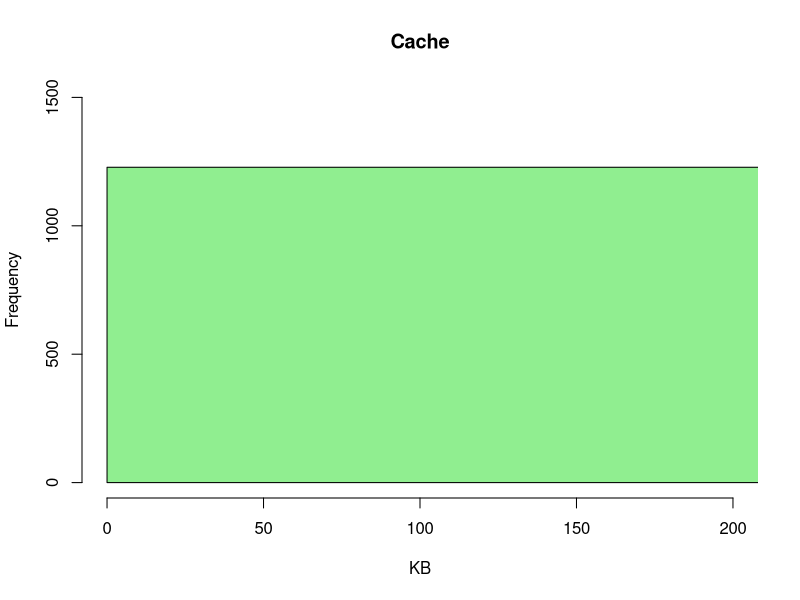
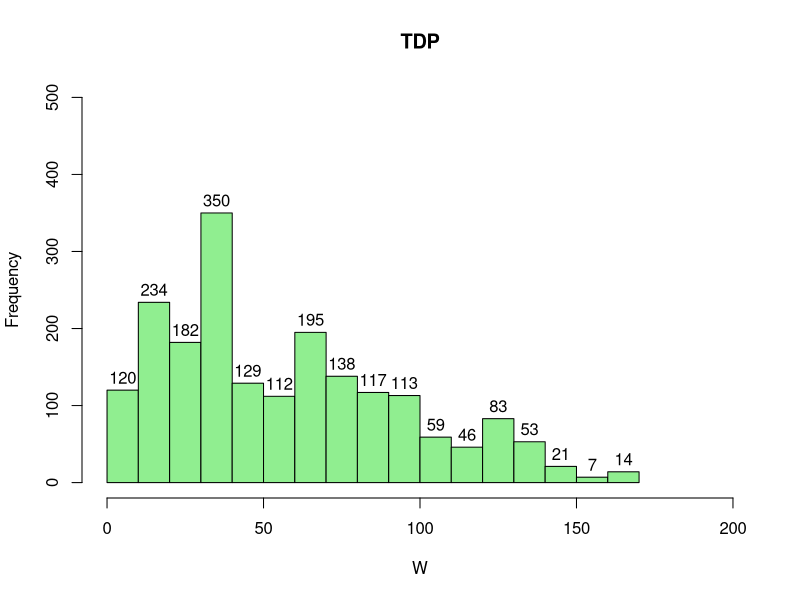
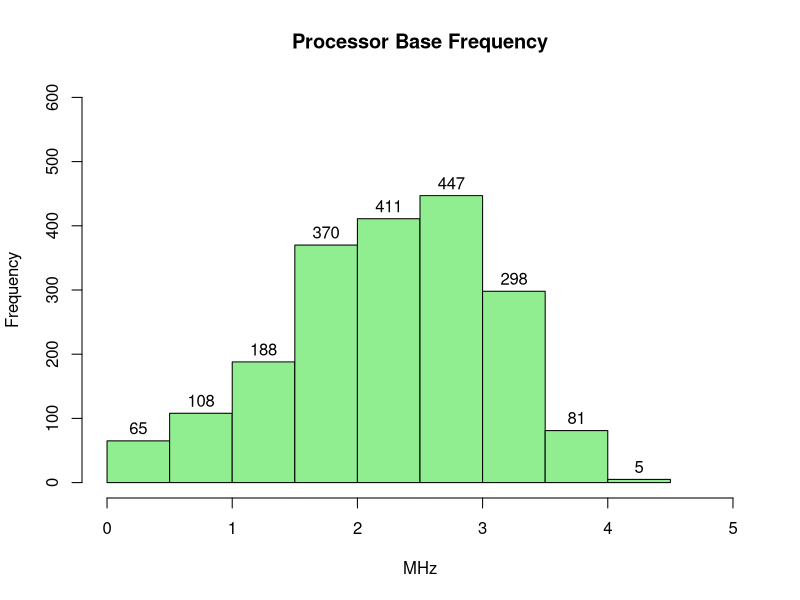
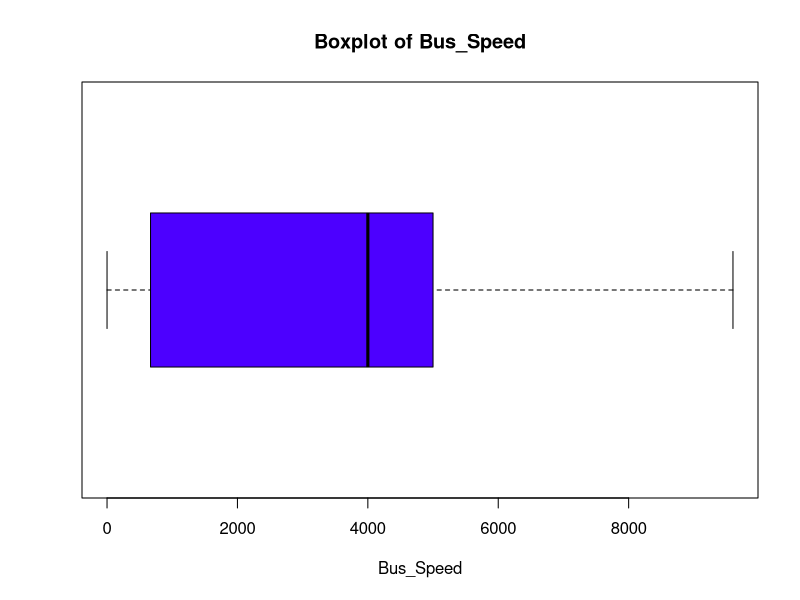
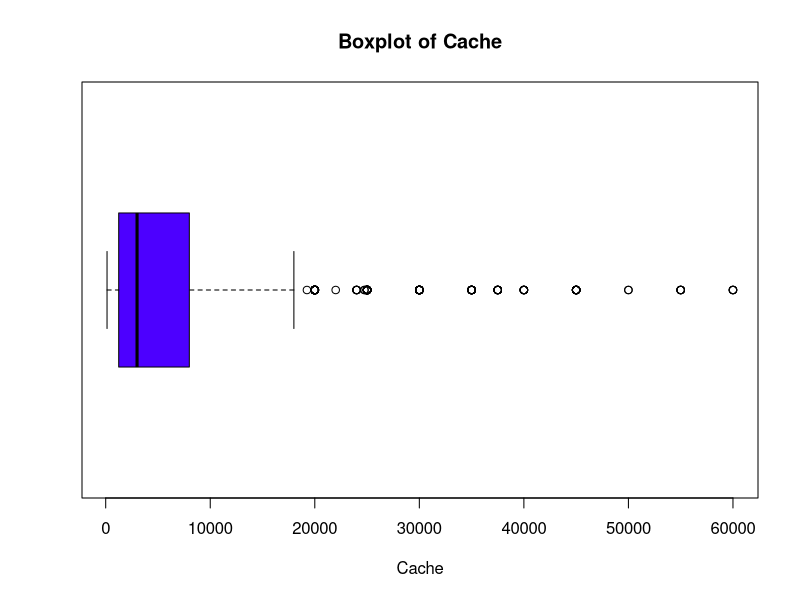
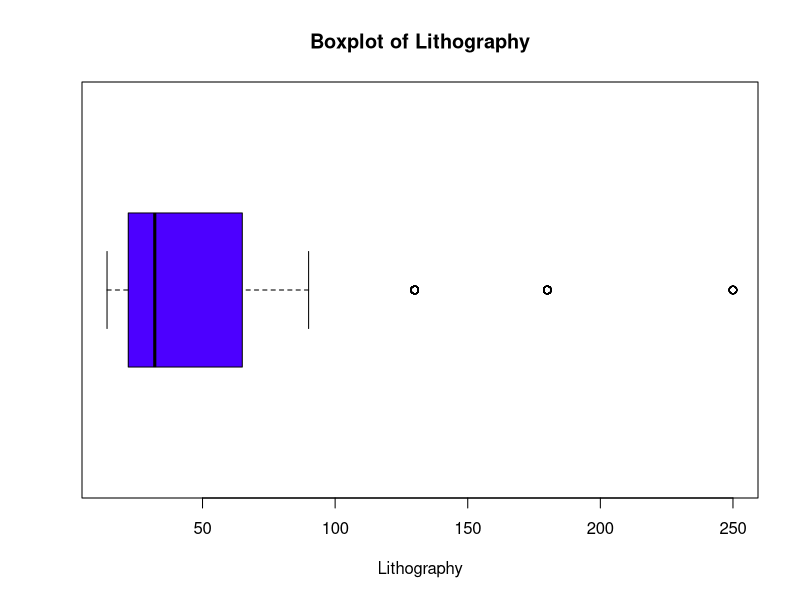
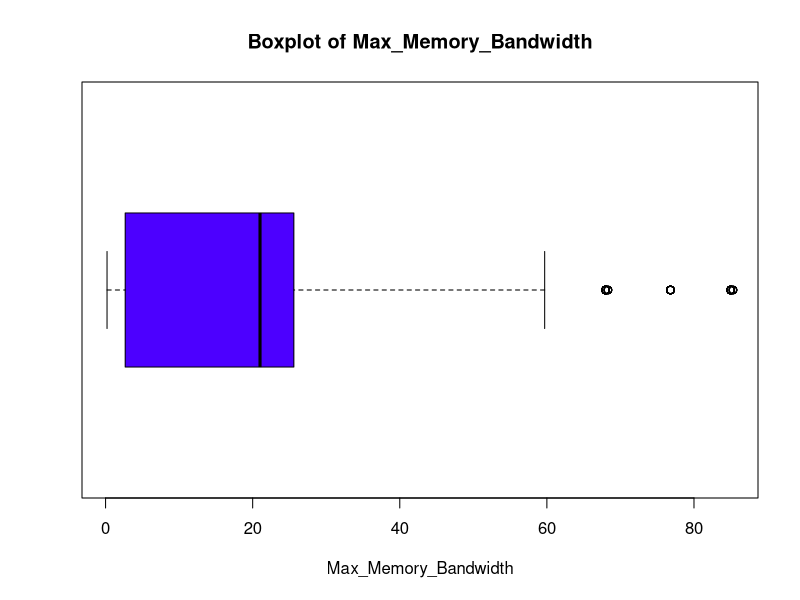
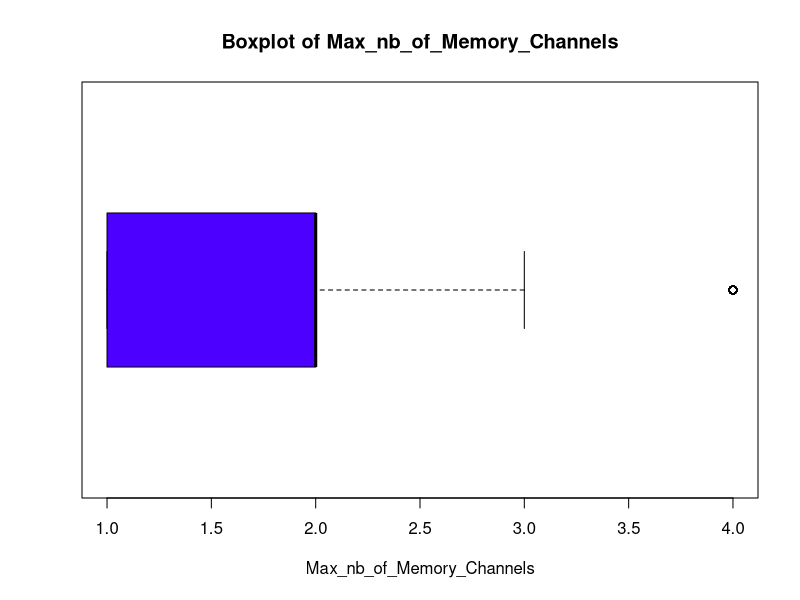

Reproduce these figures in R, in order. (Note: this script raises an error after producing the figures.)
# INSTALL PACKAGE
# install.packages("tidyr")
# install.packages("dplyr")
# install.packages("stringr")
# install.packages("statip")
# install.packages("ggplot2")
# install.packages("grid")
# install.packages("gridBase")
# install.packages("corrplot")
# install.packages("ggpubr")
# install.packages("zoo")
# install.packages("car")

# ---------------------------
# Includes
library(tidyr)
library(stringr)
library(dplyr)
library(statip)
library(ggplot2)
library(grid)
library(gridBase)
library(corrplot)
library(ggpubr)
library(zoo)
library(car)


# ---------------------------
# User Function
# ---------------------------
### CLEAN FUNCTIONS ###
# Brief: Remove "empty" rows from the table
# Arguments: data - table data; column_names - working column
# e.g: new_data <- CleanData_rm(new_data, Product_Collection)
CleanData_rm <- function(data, column_name) {
  data %>% filter( # Loc tat ca cac dong thoa man dieu kien
    # {{ vec }} acts as a placeholder
    # for any column name as arg
    !is.na({{ column_name }}) &
      {{ column_name }} != "N/A" &
      {{ column_name }} != ""
  )
}
# Brief: Fill the missing values by average values
# Arguments: data - table data; column_name - working column
# e.g: new_data <- CleanData_f_avr(new_data, Product_Collection)
CleanData_f_avr <- function(data, column_name) {
  data %>%
    mutate({{ column_name }} := ifelse(
      {{ column_name }} %in% c(NA, "N/A", ""),
      # na.rm: Skip the NA value in column_name
      {{ column_name }} %>%
        get_num() %>%
        mean(na.rm = TRUE),
      # else do nothing
      {{ column_name }}
    ))
}
# Brief: Fill the missing values by same Sample_Vector name
# Arguments: data - table data; column_names - working column;
#             sample_column_name - column to fill based on same value
# e.g: new_data <- CleanData_f_name(new_data, Cache, Product_Collection)
CleanData_f_name <- function(data, column_name, sample_column_name) {
  data %>%
    # groups the data frame by the sample column.
    group_by({{ sample_column_name }}) %>%
    mutate({{ column_name }} := ifelse(
      {{ column_name }} %in% c(NA, "N/A", ""),
      # Replace NA values with the first non-NA value from
      # the sample column.
      first({{ column_name }}[
        !is.na({{ column_name }}) &
          {{ column_name }} != "N/A" &
          {{ column_name }} != ""
      ]),
      # else just keep its value
      {{ column_name }}
    )) %>%
    ungroup()
}
# Brief: Fill the missing values by average of Sample_Vector name
# Arguments: data - table data; column_names - working column;
#             sample_column_name - column to fill based on same value
# e.g: new_data <- CleanData_f_name_avr(new_data, Cache, Product_Collection)
CleanData_f_name_avr <- function(data, column_name, sample_column_name) {
  data %>%
    # groups the data frame by the sample column.
    group_by({{ sample_column_name }}) %>%
    mutate({{ column_name }} := ifelse(
      {{ column_name }} %in% c(NA, "N/A", ""),
      # Replace NA values with the first non-NA value from
      # the sample column.
      {{ column_name }} %>%
        get_num() %>%
        mean(na.rm = TRUE),
      # else just keep its value
      {{ column_name }}
    )) %>%
    ungroup()
}
#-----------------
# Brief: Fill the missing values by the most repeated value
#         of Sample_Vector name
# Arguments: data - table data; column_names - working column;
#             sample_column_name - column to fill based on same value
# e.g: new_data <- CleanData_f_name_mod(new_data, Cache, Product_Collection)
CleanData_f_name_mod <- function(data, column_name, sample_column_name) {
  data %>%
    # groups the data frame by the sample column.
    group_by({{ sample_column_name }}) %>%
    mutate({{ column_name }} := ifelse(
      {{ column_name }} %in% c(NA, "N/A", ""),
      {{ column_name }} %>%
        get_num() %>%
        mfv1(na_rm = TRUE),
      {{ column_name }}
    )) %>%
    ungroup()
}
#-----------------
### OUTLIER ###
# Define: an outlier if it is 1.5 times the interquartile range greater than the
# third quartile (Q3) or 1.5 times the interquartile range less than the first
# quartile (Q1).
# Brief: Find the outlier of the data
# Arguments: data - data table
#             column_name - access data column name
# e.g: outlier_cache <- outlier_finder(new_data, Cache)
outlier_finder <- function(data, column_name) {
  # Convert into a string
  column_name <- deparse(substitute(column_name))
  # Calc quartile values
  q1 <- quantile(data[[column_name]], 0.25, na.rm = TRUE)
  q3 <- quantile(data[[column_name]], 0.75, na.rm = TRUE)
  iqr <- q3 - q1
  data %>%
    subset(
      data[[column_name]] < (q1 - 1.5 * iqr) |
        data[[column_name]] > (q3 + 1.5 * iqr)
    )
}
outlier_rm <- function(data, column_name) {
  # Convert into a string
  column_name <- deparse(substitute(column_name))
  # Calc quartile values
  q1 <- quantile(data[[column_name]], 0.25, na.rm = TRUE)
  q3 <- quantile(data[[column_name]], 0.75, na.rm = TRUE)
  iqr <- q3 - q1
  data %>%
    subset(
      data[[column_name]] >= (q1 - 1.5 * iqr) &
        data[[column_name]] <= (q3 + 1.5 * iqr)
    )
}
### CONVERT FUNCTIONS ###
# Brief: Convert data into number
# Arguments: x - data to convert
# e.g: new_data$col_to_convert <- sapply(new_data$col_to_convert, get_num)
get_num <- function(x) {
  x %>%
    str_extract("[\\d]*[.]?[\\d]+") %>% # Get the first number
    as.numeric(na.rm = TRUE) # covert into number
}
#-----------------
# Brief: Convert data into same unit (Mega)
# Arguments: x - data to convert
# e.g: new_data$col_to_convert <- sapply(new_data$col_to_convert, unit_to_M )
unit_to_M <- function(x) {
  # Check if the input is numeric (why do you use this function)
  if (is.numeric(x)) {
    return(x)
  }
  num <- get_num(x)
  # Determine the conversion factor based on the unit
  unit <- x %>%
    gsub("[0-9. ]", "", .) %>% # remove all number digits
    substr(1, 1) %>% # get the first letter
    toupper() # uppercase the unit
  fac <- switch(unit,
    K = 1 / 1000, # kHz to MHz
    M = 1, # MHz to MHz
    G = 1000, # GHz to MHz
    T = 1000000, # THz to MHz
    1 # Default: MHz
  )
  return(num * fac)
}
SizeMemory <- function(x) {
  if (is.numeric(x)) {
    return(x)
  } else if (grepl("K", x)) {
    y <- 0.000001
  } else if (grepl("M", x)) {
    y <- 0.001
  } else if (grepl("G", x)) {
    y <- 1
  } else if (grepl("T", x)) {
    y <- 1000
  } else {
    y <- 1
  }
  return(y * get_num(x))
}
CacheMapper <- function(x) {
  if (is.numeric(x)) {
    return(x)
  } else if (grepl("K", x)) {
    y <- 1
  } else if (grepl("M", x)) {
    y <- 1000
  } else if (grepl("G", x)) {
    y <- 1000000
  } else if (grepl("T", x)) {
    y <- 1000000000
  } else {
    y <- 1
  }
  return(y * get_num(x))
}
#-----------------
#################################
#       Data Pre-processing
#################################
# ---------------------------
# Read data
data <- read.csv("Data/Intel_CPUs.csv")
# ---------------------------
# Extract data
new_data <- data[, c(
  "Product_Collection",
  "Vertical_Segment",
  "Launch_Date",
  "Bus_Speed",
  "Cache",
  "Lithography",
  "Max_Memory_Bandwidth",
  "Max_nb_of_Memory_Channels",
  "Max_Memory_Size",
  "nb_of_Cores",
  "Processor_Base_Frequency",
  "Recommended_Customer_Price",
  "TDP",
  "DirectX_Support",
  "PCI_Express_Revision"
)]
str(new_data)
# ---------------------------
check_missing_data <- function(data) {
  # check NA values
  na_check <- is.na(data)
  # check NULL values
  null_check <- sapply(data, is.null)
  # check empty string or "N/A"
  empty_na_check <- sapply(data, function(x) x == "" | x == "N/A")

  # combine all
  missing_data_check <- na_check | null_check | empty_na_check

  return(sum(missing_data_check))
}

### PROCESSING MISSING DATA ###
# Count missing data on new data label
missing_data <- new_data %>%
  sapply(
    function(x) {
      sum(
        x %>% is.na() | x %>% sapply(is.null) |
          x %>% sapply(function(x) (x == "" | x == "N/A"))
      )
    }
  ) %>%
  print()
# Count missing data frequency
missing_data_frequency <- missing_data %>%
  `/`(nrow(new_data)) %>%
  print()
# ---------------------------
### Product_Collection ###
new_data$Product_Collection <- gsub("[^a-zA-Z0-9/// ]", "",
  new_data$Product_Collection,
  ignore.case = TRUE
)
new_data <- CleanData_rm(new_data, Product_Collection)
# ---------------------------
### Launch_Date ###
years <- as.numeric(gsub("[^0-9]", "", new_data$Launch_Date)) %% 100
quart <- get_num(new_data$Launch_Date)
new_data$Launch_Date <- ifelse(years <= 22, years + 2000, years + 1900) + (quart - 1) / 4
new_data <- CleanData_f_name_mod(new_data, Launch_Date, Product_Collection)
new_data <- CleanData_rm(new_data, Launch_Date)

### Bus_Speed ###
# UNIT: MHz
# Transfer per second to MHz
tmp <- separate(new_data,
  col = Bus_Speed,
  into = c("Bus_Speed", "Speed_Unit", "Bus_Type"),
  sep = " ",
  fill = "right"
)
new_data$Bus_Speed <- sapply(new_data$Bus_Speed, unit_to_M)
new_data <- new_data %>%
  CleanData_f_name_mod(Bus_Speed, Product_Collection)

new_data$Max_nb_of_Memory_Channels <- ifelse(tmp$Bus_Type == "FSB",
  1,
  new_data$Max_nb_of_Memory_Channels
)
new_data$Max_Memory_Bandwidth <- ifelse(tmp$Bus_Type == "FSB",
  new_data$Bus_Speed * 4 / 1000,
  new_data$Max_Memory_Bandwidth
)
rm(tmp)
new_data <- CleanData_rm(new_data, Bus_Speed)

# ---------------------------
### Max_nb_of_Memory_Channels ###
# UNIT: None
new_data <- new_data %>%
  mutate(
    Max_nb_of_Memory_Channels = sapply(Max_nb_of_Memory_Channels, get_num)
  ) %>%
  CleanData_f_name_mod(Max_nb_of_Memory_Channels, Product_Collection) %>%
  CleanData_rm(Max_nb_of_Memory_Channels)
# ---------------------------
### Max Memory Bandwidth ###
# UNIT: GB/s
new_data <- new_data %>%
  mutate(
    Max_Memory_Bandwidth = sapply(Max_Memory_Bandwidth, get_num)
  ) %>%
  CleanData_f_name_mod(Max_Memory_Bandwidth, Product_Collection) %>%
  CleanData_rm(Max_Memory_Bandwidth)
# ---------------------------
### Cache ###
# UNIT: KB
# Transfer per second to KB
new_data$Cache <- sapply(new_data$Cache, CacheMapper)
new_data <- CleanData_f_name_avr(new_data, Cache, Product_Collection)
new_data <- CleanData_rm(new_data, Cache)
# ---------------------------
### Max_Memory_Size ###
# UNIT: GB
# Transfer per second to GB
new_data$Max_Memory_Size <- sapply(new_data$Max_Memory_Size, SizeMemory)
new_data <- CleanData_f_name_avr(new_data, Max_Memory_Size, Product_Collection)
new_data <- CleanData_rm(new_data, Max_Memory_Size)
# ---------------------------
### TDP ###
# UNIT: W
new_data$TDP <- sapply(new_data$TDP, get_num)
new_data <- CleanData_f_name_mod(new_data, TDP, Product_Collection)
new_data <- CleanData_rm(new_data, TDP)
# ---------------------------
### Processor_Base_Frequency ###
# UNIT: GHz
new_data$Processor_Base_Frequency <- sapply(new_data$Processor_Base_Frequency, SizeMemory)
new_data$Processor_Base_Frequency <- round(new_data$Processor_Base_Frequency, digits = 2)
new_data <- CleanData_f_name_mod(new_data, Processor_Base_Frequency, Product_Collection)
new_data <- CleanData_rm(new_data, Processor_Base_Frequency)
# ---------------------------
### PCI_Express_Revision ###
# UNIT: None
new_data <- new_data %>%
  mutate(
    PCI_Express_Revision = sapply(PCI_Express_Revision, get_num)
  ) %>%
  CleanData_f_name_mod(PCI_Express_Revision, Product_Collection)
# ---------------------------
### DirectX_Support ###
# UNIT: None
new_data <- new_data %>%
  mutate(
    DirectX_Support = sapply(DirectX_Support, get_num)
  ) %>%
  CleanData_f_name_mod(DirectX_Support, Product_Collection)
# ---------------------------
# Loc gia tri khong phu hop o cot PCI_Express_Revision va DirectX_Support#
check_PCI_Express_Revision <- function(x) {
  x <- get_num(x)
  return(pmin(pmax(x, 1.0), 6.0))
} # Loc cot PCI_Express_Revision
check_DirectX_Support <- function(x) {
  x <- get_num(x)
  return(pmin(pmax(x, 1.0), 12.2))
} # Loc cot DirectX_Support
new_data <- new_data %>%
  mutate(
    PCI_Express_Revision = sapply(PCI_Express_Revision, check_PCI_Express_Revision),
    PCI_Express_Revision = replace_na(as.character(PCI_Express_Revision), "0"),
    DirectX_Support = sapply(DirectX_Support, check_DirectX_Support),
    DirectX_Support = replace_na(as.character(DirectX_Support), "0")
  ) # Loc va xoa cac gia tri khong phu hop
new_data <- CleanData_rm(new_data, DirectX_Support)
new_data <- CleanData_rm(new_data, PCI_Express_Revision)

# ---------------------------
### nb_of_Cores ###
# Do_nothing
CleanData_f_name_mod(new_data, nb_of_Cores, Product_Collection)
new_data <- CleanData_rm(new_data, nb_of_Cores)
# ---------------------------
### Recommended_Customer_Price ###
new_data <- new_data[order(new_data$Launch_Date, new_data$Product_Collection, new_data$Vertical_Segment), ]

new_data$Recommended_Customer_Price <- gsub("\\$", "", new_data$Recommended_Customer_Price)
new_data$Recommended_Customer_Price <- gsub(",", "", new_data$Recommended_Customer_Price)
new_data$Recommended_Customer_Price <- ifelse(new_data$Recommended_Customer_Price == "N/A", NA, new_data$Recommended_Customer_Price)
new_data$Recommended_Customer_Price <- sapply(new_data$Recommended_Customer_Price, function(price_range) {
  if (grepl("-", price_range)) {
    range <- strsplit(price_range, "-")[[1]]
    return((as.double(range[1]) + as.double(range[2])) / 2)
  }
  return(price_range)
})
new_data$Recommended_Customer_Price <- as.numeric(new_data$Recommended_Customer_Price)
new_data <- new_data %>%
  group_by(Product_Collection) %>%
  fill(Recommended_Customer_Price, .direction = "downup") %>%
  ungroup(Product_Collection)
### Lithography ###
# UNIT: mm
new_data <- new_data %>%
  mutate(
    Lithography = sapply(Lithography, get_num)
  ) %>%
  CleanData_f_name_mod(Lithography, Product_Collection) %>%
  CleanData_rm(Lithography)

new_mising_data <- sapply(new_data, check_missing_data)
print(new_mising_data)
# ---------------------------
### Processor_Base_Frequency ###
# UNIT: Ghz
new_data$Processor_Base_Frequency <- sapply(new_data$Processor_Base_Frequency, SizeMemory)
new_data$Processor_Base_Frequency <- round(new_data$Processor_Base_Frequency, digits = 2)
# ---------------------------
### nb_of_Cores ###
# Do nothing
#################################
#################################
#       Descriptive statistics
#################################
# ---------------------------
### Summary statistics ###
#  !Add more specific
summary_stats <- new_data[, c(
  "Bus_Speed",
  "Cache",
  "Lithography",
  "Max_Memory_Bandwidth",
  "Max_nb_of_Memory_Channels",
  "Max_Memory_Size",
  "nb_of_Cores",
  "Processor_Base_Frequency",
  "Recommended_Customer_Price",
  "TDP"
)]
Mean <- apply(summary_stats, 2, mean) # Tinh trung binh
SD <- apply(summary_stats, 2, sd) # Tinh do lech chuan
Median <- apply(summary_stats, 2, median) # Tinh trung vi
Q1 <- apply(summary_stats, 2, quantile, probs = 0.25) # Tinh phan vi 25% (Q1)
Q3 <- apply(summary_stats, 2, quantile, probs = 0.75) # Tinh phan vi 75% (Q3)
Min <- apply(summary_stats, 2, min) # Tinh gia tri nho nhat
Max <- apply(summary_stats, 2, max) # Tinh gia tri lon nhat
# Tao dataframe
# Tạo một bản sao của tên hàng (rownames) trước khi áp dụng lapply
stats_df <- data.frame(Mean, SD, Q1, Median, Q3, Min, Max)
print(stats_df)
rownames_stats_df <- rownames(stats_df)

# Áp dụng formatC để rút gọn số 0 không cần thiết
stats_df <- data.frame(lapply(stats_df, function(x) formatC(x, format = "f", digits = 4, drop0trailing = TRUE)))

# Gán lại tên hàng ban đầu cho data frame sau khi định dạng
rownames(stats_df) <- rownames_stats_df

# Xem kết quả
print(stats_df)
new_data$Product_Collection <- gsub("[^0-9A-Za-z///' ]", "", new_data$Product_Collection, ignore.case = TRUE)
new_data <- new_data %>%
  mutate(
    Product_Collection = gsub(".*Core.*", "Intel Core Processors", Product_Collection),
    Product_Collection = gsub(".*Celeron.*", "Intel Celeron Processor", Product_Collection),
    Product_Collection = gsub(".*Pentium.*", "Intel Pentium Processor", Product_Collection),
    Product_Collection = gsub(".*Atom.*", "Intel Atom Processors", Product_Collection),
    Product_Collection = gsub(".*Xeon.*", "Intel Xeon Processors", Product_Collection),
    Product_Collection = gsub(".*Quark.*", "Intel Quark Processors", Product_Collection),
    Product_Collection = gsub(".*Itanium.*", "Intel Itanium Processors", Product_Collection)
  )
table(new_data$Product_Collection)
table(new_data$Vertical_Segment)
table(new_data$DirectX_Support)
table(new_data$PCI_Express_Revision)
# ---------------------------
### Hist plot ###
# Brief: Create histogram for a given column
# Arguments:  - column_name: working column
#             - name: Name of the column
#             - xlabel: unit of working column
#             - max: maximum value of y axis
# e.g: hist_plot("Bo nho Cache", new_data$Cache, MB, 512)
hist_plot <- function(name, column_name, xlabel, x_max, y_max) {
  hist(column_name,
    main = name,
    xlab = xlabel,
    ylab = "Frequency",
    xlim = c(0, x_max),
    ylim = c(0, y_max),
    labels = TRUE,
    breaks = 15,
    col = "lightgreen"
  )
}
hist_plot("Cache", new_data$Cache, "KB", 200, 1500)
hist_plot("TDP", new_data$TDP, "W", 200, 500)
hist_plot("Processor Base Frequency", new_data$Processor_Base_Frequency, "MHz", 5, 600)
# ---------------------------
## Boxplot ###
for (i in colnames(summary_stats)) {
  boxplot(new_data[[i]],
    xlab = i,
    col = topo.colors(10),
    main = paste("Boxplot of", i),
    horizontal = TRUE
  )
}

for (i in colnames(summary_stats)) {
  if (i != "Launch_Date") {
    boxplot(new_data[[i]] ~ new_data$Launch_Date,
      xlab = "Launch_Date",
      ylab = i,
      col = topo.colors(10),
      main = paste("Boxplot of", i, "with release date")
    )
  }
}

for (i in colnames(summary_stats)) {
  if (i != "Recommended_Customer_Price") {
    boxplot(new_data[[i]] ~ new_data$Recommended_Customer_Price,
      xlab = i,
      ylab = "Recommended Customer Price",
      col = topo.colors(10),
      main = paste("Boxplot of", i, "with recommended price"),
      horizontal = TRUE
    )
  }
}
corrplot(
  corr = cor(new_data[3:13]),
  method = "color",
  order = "FPC",
  title = "correlation plot",
  tl.cex = 0.7,
  number.cex = 0.7,
  addCoef.col = "red",
  addgrid.col = 0.1
)
#-------------Standard Distribution Chart----------#
ggqqplot(new_data$Lithography, ylab = "Lithography")
ggqqplot(new_data$Recommended_Customer_Price, ylab = "Recommended Customer Price [$]")
ggqqplot(new_data$nb_of_Cores, ylab = "Number of Cores")
ggqqplot(new_data$Processor_Base_Frequency, ylab = "Processor Base Frequency [GHz]")
ggqqplot(new_data$Cache, ylab = "Cache [KB]")
ggqqplot(new_data$Bus_Speed, ylab = "Bus Speed [MHz]")
ggqqplot(new_data$Max_Memory_Size, ylab = "Max Memory Size [GB]")
ggqqplot(new_data$Max_Memory_Bandwidth, ylab = "Max Memory Bandwidth [GB/s]")
ggqqplot(new_data$Max_nb_of_Memory_Channels, ylab = "Max_nb_of_Memory_Channels")
ggqqplot(new_data$TDP, ylab = "TDP [W]")
ggqqplot(new_data$Launch_Date, ylab = "Launch Date")
#################################
#       Inferential statistics
#################################
# ---------------------------
### Uoc luong 1 mau Processor_Base_Frequency ###
# Cause we get large sample so we use formula 2c
proc_freq <- unlist(new_data[, "Processor_Base_Frequency"])
# With large sample, t-value approximate with r-value
proc_freq_mean <- mean(proc_freq) %>% print()
proc_freq_sd <- sd(proc_freq) %>% print()
proc_freq_length <- length(proc_freq) %>% print()

lower_bound <- mean(proc_freq) - qt(
  p = 0.05 / 2,
  df = length(proc_freq) - 1,
  lower.tail = FALSE
) * sd(proc_freq) / sqrt(length(proc_freq))
upper_bound <- mean(proc_freq) + qt(
  p = 0.05 / 2,
  df = length(proc_freq) - 1,
  lower.tail = FALSE
) * sd(proc_freq) / sqrt(length(proc_freq))

CIm_ProcFreq <- data.frame(lower_bound, upper_bound) %>% print()
# Re-check
t.test(
  proc_freq,
  conf.level = 0.95
) %>% print()
####################### ty le 2 mau#########
core1 <- subset(new_data, nb_of_Cores == "1")$ TDP
core4 <- subset(new_data, nb_of_Cores == "4")$ TDP
core1_50 <- subset(core1, core1 > 50)
core4_50 <- subset(core4, core4 > 50)
core1_size <- length(core1)
core4_size <- length(core4)
core1_50_size <- length(core1_50)
core4_50_size <- length(core4_50)
print(core1_size)
print(core4_size)
print(core1_50_size)
print(core4_50_size)
result <- prop.test(
  x = c(core1_50_size, core4_50_size),
  n = c(core1_size, core4_size),
  alternative = "less",
  correct = FALSE
)
print(result)
# ---------------------------
######################## ANOVA#############
print(name_table <- table(new_data$nb_of_Cores))
new_data_filtered <- new_data[new_data$nb_of_Cores %in% names(name_table[name_table > 50]), ]
print(name_table_filterd <- table(new_data_filtered$nb_of_Cores))
cores_1 <- subset(new_data_filtered, nb_of_Cores == "1")
shapiro.test(cores_1$Recommended_Customer_Price)
cores_2 <- subset(new_data_filtered, nb_of_Cores == "2")
shapiro.test(cores_2$Recommended_Customer_Price)
cores_4 <- subset(new_data_filtered, nb_of_Cores == "4")
shapiro.test(cores_4$Recommended_Customer_Price)
cores_6 <- subset(new_data_filtered, nb_of_Cores == "6")
shapiro.test(cores_6$Recommended_Customer_Price)
cores_8 <- subset(new_data_filtered, nb_of_Cores == "8")
shapiro.test(cores_8$Recommended_Customer_Price)
leveneTest(Recommended_Customer_Price ~ as.factor(Product_Collection), new_data_filtered)
aov1 <- aov(Recommended_Customer_Price ~ as.factor(nb_of_Cores), new_data_filtered)
summary(aov1)
TukeyHSD(aov1)
frame()
plot.new()

## Setup and push viewport
vp0 <- viewport(
  x = .15, y = 0, just = c("left", "bottom"),
  width = .85, height = 1
)
pushViewport(vp0)

## Add barplot
par(new = TRUE, fig = gridFIG())
plot(TukeyHSD(aov1), las = 1)
# ---------------------------
### Linear Regression ###
df <- summary_stats %>%
  outlier_rm(Launch_Date) %>%
  outlier_rm(TDP) %>%
  outlier_rm(Bus_Speed) %>%
  outlier_rm(Max_Memory_Size) %>%
  outlier_rm(Processor_Base_Frequency) %>%
  outlier_rm(Recommended_Customer_Price) %>%
  outlier_rm(Max_Memory_Bandwidth) %>%
  outlier_rm(nb_of_Cores) %>%
  subset(select = -c(
    Cache,
    Max_nb_of_Memory_Channels,
    Lithography
  ))

train_size <- floor(0.99 * nrow(df))
train_indices <- sample(seq_len(nrow(df)), size = train_size)

# Split the dataframe
df_train <- df[train_indices, ]
df_test <- df[-train_indices, ]
write.csv(df_test, "Data/df_test.csv")

x_test <- subset(df, select = -c(Bus_Speed))[-train_indices, ]
y_test <- df[-train_indices, ]$Bus_Speed

model <- lm(Bus_Speed ~ ., data = df_train)
anova(model) %>% print()
summary(model) %>% print()
y_pred <- predict(model, newdata = x_test, interval = "confidence")
mse <- mean((y_test - y_pred)^2)
mae <- mean(abs(y_test - y_pred))
rmse <- sqrt(mse)
# Calculate R-squared
rss <- sum((y_test - y_pred)^2)
tss <- sum((y_test - mean(y_test))^2)
r_squared <- 1 - (rss / tss)
data.frame(mse, mae, rmse, r_squared) %>% print()
